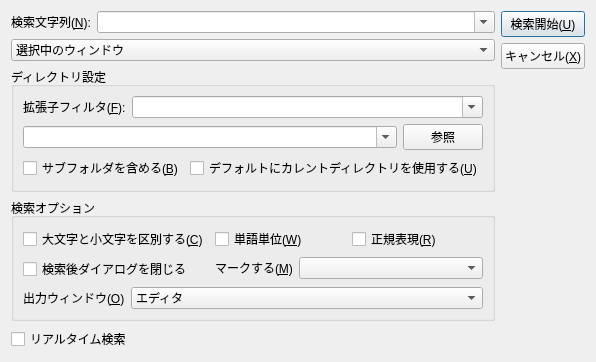
<?xml version="1.0" encoding="UTF-8"?>
<ui version="4.0">
 <class>GrepDialog</class>
 <widget class="QDialog" name="GrepDialog">
  <property name="geometry">
   <rect>
    <x>0</x>
    <y>0</y>
    <width>496</width>
    <height>322</height>
   </rect>
  </property>
  <property name="windowTitle">
   <string>Grep</string>
  </property>
  <property name="windowIcon">
   <iconset resource="res.qrc">
    <normaloff>:/images/folder-search-result.png</normaloff>:/images/folder-search-result.png</iconset>
  </property>
  <layout class="QGridLayout" name="gridLayout">
   <item row="0" column="0" colspan="2">
    <layout class="QFormLayout" name="formLayout">
     <item row="0" column="0">
      <widget class="QLabel" name="label">
       <property name="text">
        <string>検索文字列(&amp;N):</string>
       </property>
       <property name="buddy">
        <cstring>findText</cstring>
       </property>
      </widget>
     </item>
     <item row="0" column="1">
      <widget class="QComboBox" name="findText">
       <property name="editable">
        <bool>true</bool>
       </property>
      </widget>
     </item>
    </layout>
   </item>
   <item row="0" column="2" rowspan="5">
    <layout class="QVBoxLayout" name="verticalLayout">
     <item>
      <widget class="QPushButton" name="backward">
       <property name="text">
        <string>検索開始(&amp;U)</string>
       </property>
       <property name="shortcut">
        <string>Shift+Return</string>
       </property>
      </widget>
     </item>
     <item>
      <widget class="QPushButton" name="exit">
       <property name="text">
        <string>キャンセル(&amp;X)</string>
       </property>
      </widget>
     </item>
     <item>
      <spacer name="verticalSpacer">
       <property name="orientation">
        <enum>Qt::Vertical</enum>
       </property>
       <property name="sizeHint" stdset="0">
        <size>
         <width>20</width>
         <height>40</height>
        </size>
       </property>
      </spacer>
     </item>
    </layout>
   </item>
   <item row="1" column="0" colspan="2">
    <widget class="QComboBox" name="mode">
     <item>
      <property name="text">
       <string>選択中のウィンドウ</string>
      </property>
     </item>
     <item>
      <property name="text">
       <string>現在開いているウィンドウ</string>
      </property>
     </item>
     <item>
      <property name="text">
       <string>指定のディレクトリ</string>
      </property>
     </item>
    </widget>
   </item>
   <item row="2" column="0" colspan="2">
    <widget class="QGroupBox" name="dirsettings">
     <property name="title">
      <string>ディレクトリ設定</string>
     </property>
     <layout class="QGridLayout" name="gridLayout_4">
      <item row="1" column="0">
       <layout class="QHBoxLayout" name="horizontalLayout">
        <item>
         <widget class="QComboBox" name="directoryPath">
          <property name="editable">
           <bool>true</bool>
          </property>
         </widget>
        </item>
        <item>
         <widget class="QPushButton" name="dirRef">
          <property name="sizePolicy">
           <sizepolicy hsizetype="Fixed" vsizetype="Fixed">
            <horstretch>0</horstretch>
            <verstretch>0</verstretch>
           </sizepolicy>
          </property>
          <property name="text">
           <string>参照</string>
          </property>
         </widget>
        </item>
       </layout>
      </item>
      <item row="0" column="0">
       <layout class="QFormLayout" name="formLayout_2">
        <property name="fieldGrowthPolicy">
         <enum>QFormLayout::AllNonFixedFieldsGrow</enum>
        </property>
        <item row="0" column="0">
         <widget class="QLabel" name="filterLabel">
          <property name="text">
           <string>拡張子フィルタ(&amp;F):</string>
          </property>
          <property name="buddy">
           <cstring>filterText</cstring>
          </property>
         </widget>
        </item>
        <item row="0" column="1">
         <widget class="QComboBox" name="filterText">
          <property name="editable">
           <bool>true</bool>
          </property>
         </widget>
        </item>
       </layout>
      </item>
      <item row="3" column="0">
       <layout class="QHBoxLayout" name="horizontalLayout_2">
        <item>
         <widget class="QCheckBox" name="subDirTarget">
          <property name="text">
           <string>サブフォルダを含める(&amp;B)</string>
          </property>
         </widget>
        </item>
        <item>
         <widget class="QCheckBox" name="defaultCurrentDir">
          <property name="text">
           <string>デフォルトにカレントディレクトリを使用する(&amp;U)</string>
          </property>
         </widget>
        </item>
       </layout>
      </item>
     </layout>
    </widget>
   </item>
   <item row="3" column="0" colspan="2">
    <widget class="QGroupBox" name="groupBox">
     <property name="title">
      <string>検索オプション</string>
     </property>
     <layout class="QGridLayout" name="gridLayout_2">
      <item row="0" column="0">
       <widget class="QCheckBox" name="caseSensitively">
        <property name="text">
         <string>大文字と小文字を区別する(&amp;C)</string>
        </property>
       </widget>
      </item>
      <item row="0" column="1">
       <widget class="QCheckBox" name="wholeWords">
        <property name="text">
         <string>単語単位(&amp;W)</string>
        </property>
       </widget>
      </item>
      <item row="0" column="2">
       <widget class="QCheckBox" name="expr">
        <property name="text">
         <string>正規表現(&amp;R)</string>
        </property>
       </widget>
      </item>
      <item row="3" column="0">
       <widget class="QCheckBox" name="findkeep">
        <property name="text">
         <string>検索後ダイアログを閉じる</string>
        </property>
       </widget>
      </item>
      <item row="3" column="1" colspan="2">
       <layout class="QFormLayout" name="formLayout_3">
        <item row="0" column="0">
         <widget class="QLabel" name="label_3">
          <property name="text">
           <string>マークする(&amp;M)</string>
          </property>
          <property name="buddy">
           <cstring>mark</cstring>
          </property>
         </widget>
        </item>
        <item row="0" column="1">
         <widget class="QComboBox" name="mark">
          <property name="whatsThis">
           <string>検索結果の出力を「Grepウィンドウ」、「Grepエディタ」形式か選択できます</string>
          </property>
         </widget>
        </item>
       </layout>
      </item>
      <item row="4" column="0" colspan="3">
       <layout class="QFormLayout" name="formLayout_5">
        <item row="0" column="0">
         <widget class="QLabel" name="label_2">
          <property name="text">
           <string>出力ウィンドウ(&amp;O)</string>
          </property>
          <property name="buddy">
           <cstring>output</cstring>
          </property>
         </widget>
        </item>
        <item row="0" column="1">
         <widget class="QComboBox" name="output">
          <item>
           <property name="text">
            <string>エディタ</string>
           </property>
          </item>
          <item>
           <property name="text">
            <string>出力ウィジェット</string>
           </property>
          </item>
         </widget>
        </item>
       </layout>
      </item>
     </layout>
    </widget>
   </item>
   <item row="4" column="0">
    <widget class="QCheckBox" name="realtime">
     <property name="text">
      <string>リアルタイム検索</string>
     </property>
    </widget>
   </item>
   <item row="4" column="1">
    <spacer name="horizontalSpacer">
     <property name="orientation">
      <enum>Qt::Horizontal</enum>
     </property>
     <property name="sizeHint" stdset="0">
      <size>
       <width>0</width>
       <height>0</height>
      </size>
     </property>
    </spacer>
   </item>
  </layout>
 </widget>
 <resources>
  <include location="res.qrc"/>
 </resources>
 <connections>
  <connection>
   <sender>exit</sender>
   <signal>clicked()</signal>
   <receiver>GrepDialog</receiver>
   <slot>close()</slot>
   <hints>
    <hint type="sourcelabel">
     <x>437</x>
     <y>53</y>
    </hint>
    <hint type="destinationlabel">
     <x>242</x>
     <y>129</y>
    </hint>
   </hints>
  </connection>
 </connections>
</ui>
